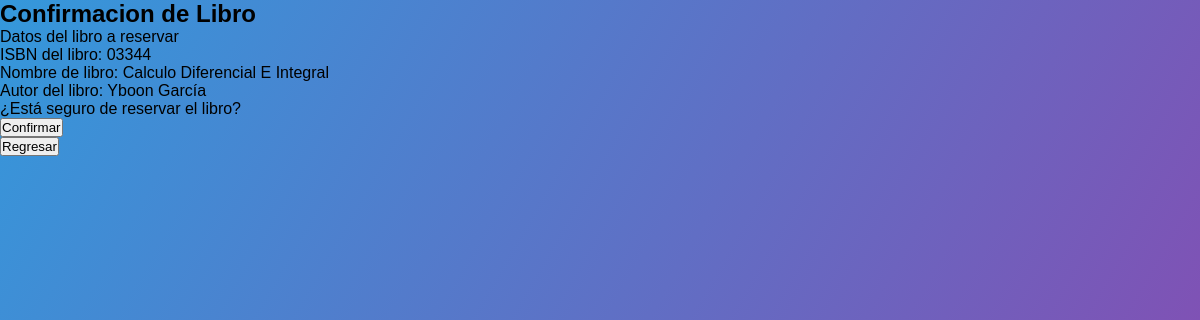
The app's page /ReservaLibro.php?idlibro=03344 with its own data.
### tables this page shows
CREATE TABLE `libro` (
  `ID_ISBN` varchar(5) NOT NULL,
  `Titulo` varchar(75) NOT NULL,
  `Autor` varchar(50) NOT NULL,
  `EnPrestamo` tinyint(1) NOT NULL
);

### ReservaLibro.php (the view, shortened to what this page needs)
<?php
include 'conexion.php';
$link = mysqli_connect($host, $user, $pass) or die("No puede conectarse");
mysqli_select_db($link, $dbname) or die("No se puede seleccionar la base de datos");
$idlibro = $_REQUEST['idlibro'];
$query = "Select * From libro Where Id_ISBN = '$idlibro'";
$result = mysqli_query($link, $query) or die(mysqli_error($link));
$row = mysqli_fetch_array($result);
?>
<!DOCTYPE html>
<html>
    <head>
        <link rel="stylesheet" href="style.css">
    </head>
    <body>
        <h2>Confirmacion de Libro</h2>
        <form action="LibroConfirmado.php" method="post">
            <p>Datos del libro a reservar</p>
			<p>ISBN del libro: <?php echo $row['ID_ISBN'];?></p>
			<p>Nombre de libro: <?php echo $row['Titulo'];?></p>
			<p>Autor del libro: <?php echo $row['Autor'];?></p>
			<p>¿Está seguro de reservar el libro?</p>
            <input type="Submit" value="Confirmar"/>
        </form>
        <form action="PanelUsuario.php" method="post">
            <input type="submit" value="Regresar"/>
        </form>
    </body>
</html>

### style.css (style rules this page uses)
* { margin: 0; padding: 0; text-decoration: none; font-family: 'Montserrat', sans-serif; box-sizing: border-box; }
body { min-height: 100vh; background-image: linear-gradient(120deg,#3498db,#8e44ad); }

### records on screen
libro: ID_ISBN "03344", Titulo "Calculo Diferencial E Integral", Autor "Yboon García"
